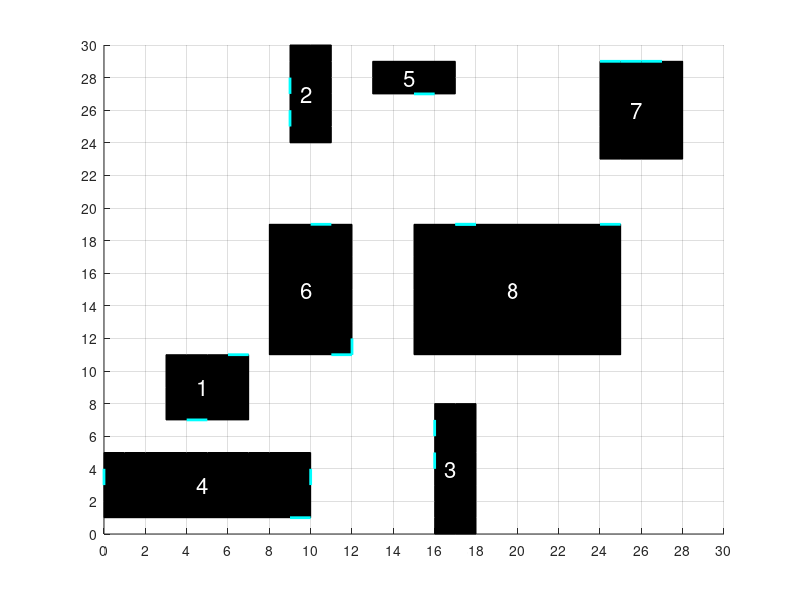

This figure's MATLAB source:
clearvars
close all
clc

MinRoomSquareSize = 3;
MaxRoomSquareSize = 11;

MaxGridX = 30;
MaxGridY = 30;

NumPlacedRooms = 0;
MaxNumRooms = 8;

NumLargeRoomSize = 0;
MaxNumLargeRooms = 1;

% Start with X x Y Grid
figure
hold on
grid on
axis([0 MaxGridX 0 MaxGridY])
xticks(0:2:MaxGridX)
yticks(0:2:MaxGridY)
while NumPlacedRooms < MaxNumRooms
    RestartFlag = 0;
    
    %- Pick Random Point on Grid for Center of XxY room
    room_size_x = round(rand()*(MaxRoomSquareSize-MinRoomSquareSize))+MinRoomSquareSize;
    room_size_y = round(rand()*(MaxRoomSquareSize-MinRoomSquareSize))+MinRoomSquareSize;
    if (mod(room_size_x,2) == 0)
        room_size_x = room_size_x + 1;
    end
    if (mod(room_size_y,2) == 0)
        room_size_y = room_size_y + 1;
    end
    
    rand_x = round(rand()*MaxGridX-2)+1;
    rand_y = round(rand()*MaxGridY-2)+1;
    
    minX = rand_x - (room_size_x-1)/2;
    maxX = rand_x + (room_size_x-1)/2;
    minY = rand_y - (room_size_y-1)/2;
    maxY = rand_y + (room_size_y-1)/2;
    
    %- Generate Perimeter Coords
    coord_x = [];
    coord_y = [];
    for i = 1:room_size_x
        coord_x(end+1) = minX + (i-1);
        coord_y(end+1) = minY;
    end
    for i = 2:room_size_y
        coord_x(end+1) = maxX;
        coord_y(end+1) = minY + (i-1);
    end
    for i = 2:room_size_x
        coord_x(end+1) = maxX - (i-1);
        coord_y(end+1) = maxY;
    end
    for i = 2:room_size_y
        coord_x(end+1) = minX;
        coord_y(end+1) = maxY - (i-1);
    end
    
    %- Redo if Coords are out of bounds
    if room_size_x * room_size_y > 49   
        if (NumLargeRoomSize > MaxNumLargeRooms)
            NumLargeRoomSize = NumLargeRoomSize - 1;
            RestartFlag = 1;
        else
            NumLargeRoomSize = NumLargeRoomSize + 1;
        end
    end
    if any(coord_x > MaxGridX) || any(coord_x < 0) ||...
            any(coord_y > MaxGridY) || any(coord_y < 0)
        RestartFlag = 1;
    end
    
    %- Check Points around placed room for previously placed rooms
    if (~RestartFlag)
        NumPlacedRooms = NumPlacedRooms + 1;
        RoomCoord(NumPlacedRooms).CenterX = rand_x;
        RoomCoord(NumPlacedRooms).CenterY = rand_y;
        RoomCoord(NumPlacedRooms).RoomSizeX = room_size_x;
        RoomCoord(NumPlacedRooms).RoomSizeY = room_size_y;
        RoomCoord(NumPlacedRooms).X_Vec = coord_x;
        RoomCoord(NumPlacedRooms).Y_Vec = coord_y;
        if NumPlacedRooms > 1
            for i = 1:NumPlacedRooms-1
                if any(ismember(RoomCoord(NumPlacedRooms).X_Vec,RoomCoord(i).X_Vec))
                    if any(ismember(RoomCoord(NumPlacedRooms).Y_Vec,RoomCoord(i).Y_Vec))
                        % Not Valid Placement Location
                        NumPlacedRooms = NumPlacedRooms - 1;
                        RoomCoord = RoomCoord(1:NumPlacedRooms);
                        if room_size_x * room_size_y > 35
                            NumLargeRoomSize = NumLargeRoomSize - 1;
                        end
                    end
                end
            end
        end
    end
end

%- Place Doors
for i = 1:length(RoomCoord)
% i = 1;
    if RoomCoord(i).RoomSizeX * RoomCoord(i).RoomSizeY > 28
        NumDoors = 3;
    elseif RoomCoord(i).RoomSizeX * RoomCoord(i).RoomSizeY > 20
        NumDoors = 2;
    else
        NumDoors = 1;
    end
    for j = 1:NumDoors
% j = 1;

        rand_idx = round(rand()*(length(RoomCoord(i).X_Vec)-1))+1;
        RoomCoord(i).Door(j).X = [RoomCoord(i).X_Vec(rand_idx) RoomCoord(i).X_Vec(rand_idx+1)];
        RoomCoord(i).Door(j).Y = [RoomCoord(i).Y_Vec(rand_idx) RoomCoord(i).Y_Vec(rand_idx+1)];
    end
end

for i = 1:MaxNumRooms
    fill(RoomCoord(i).X_Vec,RoomCoord(i).Y_Vec,'k')
    text(RoomCoord(i).CenterX-0.5,RoomCoord(i).CenterY,sprintf('%i',i),...
        'FontSize',16,'Color','w')
    for j = 1:length(RoomCoord(i).Door)
        plot(RoomCoord(i).Door(j).X,RoomCoord(i).Door(j).Y,'-c','LineWidth',2)
    end
end


